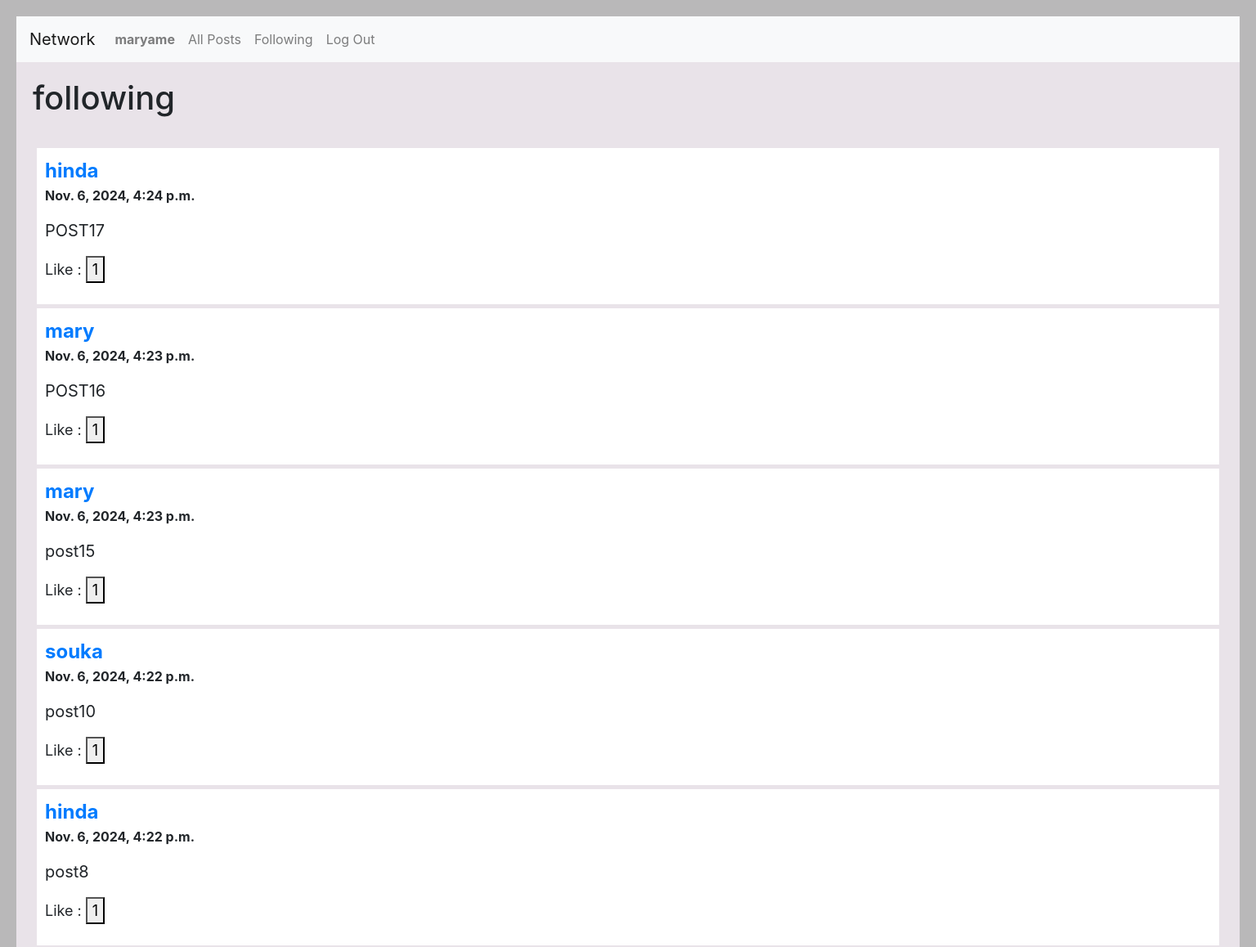
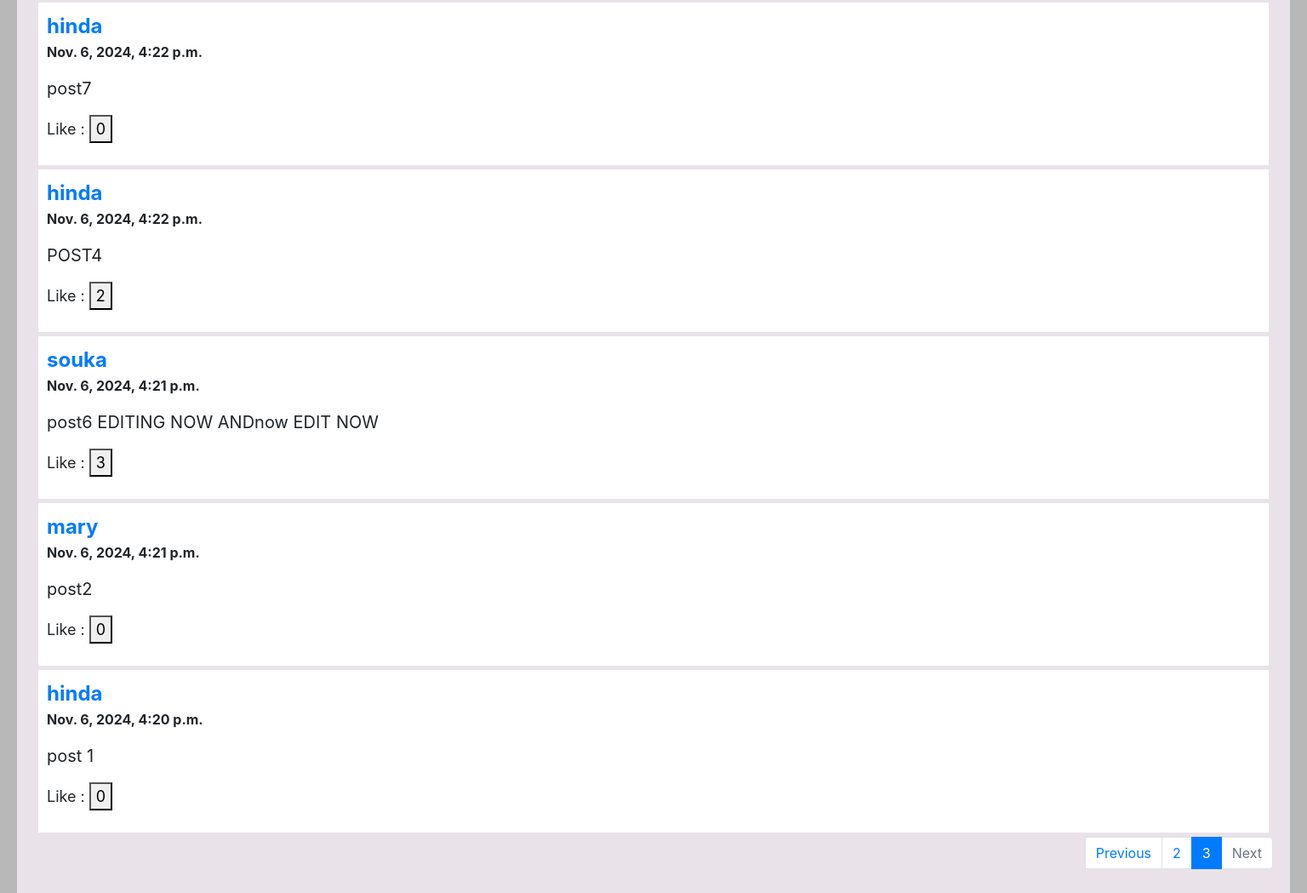
/following/?page=3 (signed in), run on the app's committed database (2 pictures, top to bottom).
### network/models.py (models this page shows, shortened)
class User(AbstractUser):
    pass

class Post(models.Model):
    user = models.ForeignKey("User", on_delete=models.CASCADE, related_name="emails")
    content = models.TextField(blank=True)
    timestamp = models.DateTimeField(auto_now_add=True)
    like = models.IntegerField(default=0)
    followers = models.ManyToManyField(User, through='follow' , through_fields=('post_fo', 'follower'),related_name='followed_post')
    liked_by =models.ManyToManyField(User,related_name ="liked_post",blank=True)

### network/views.py (the view)
# urls.py: path("following/", views.following ,name="following"),
@login_required
def following(request):
    user = request.user
    foll= follow.objects.filter(follower=user)
    following_users = [f.following for f in foll]
    post=Post.objects.filter(user__in=following_users)
    post = post.order_by("-timestamp").all()
    paginator = Paginator(post, 10)
    page_number = request.GET.get('page')
    page_obj = paginator.get_page(page_number)
    return render(request, "network/following.html",{
            "posts": post ,
             'page_obj': page_obj,
             'page_number':page_number,
             "following_users":following_users})

### network/templates/network/following.html (shortened to what this page needs)
{% extends "network/layout.html" %}
{% load static %}
{% block body %}
   <h1>following</h1>
    <div id ="post_user">
       <br>
        {% for post in page_obj %}
        <div id="post-{{post.id}}" class="post ">
          <b style="font-size: 1.5em; margin-right: 1400px;"><a href="{%url 'profil' post.user %}" >{{post.user}} </a></b>
          <b> <p>{{post.timestamp}}</p></b>
          <p id="p-{{post.id}}" style="font-size: 20px;">{{post.content}}</p>
          <p style="font-size: 18px;">Like :
            <button id="like-{{post.id}}" class="like" data-post-id="{{post.id}}">{{post.like}}</button></p>
      </div>
         {% endfor %}
        <nav aria-label="Page navigation example">
            <ul class="pagination justify-content-end">
                {% if page_obj.has_previous %}
                <li ><a class="page-link" href="?page={{ page_obj.previous_page_number }}" >Previous</a></li>
                <li class="page-item"><a class="page-link" href="?page={{page_obj.previous_page_number }}">{{page_obj.previous_page_number }}</a></li>
                {% else %}
                <li class="page-item disabled"><span class="page-link " aria-disabled="true">Previous</span></li>
                {% endif %}
              <li class="page-item active"><a class="page-link" href="?page={{page_obj}}">{{page_number}}</a></li>
              {% if page_obj.has_next %}
              <li class="page-item"><a class="page-link" href="?page=3">{{page_obj.next_page_number  }}</a></li>
                <li class="page-item"><a class="page-link" href="?page={{ page_obj.next_page_number }}">Next</a>
                {% else %}
                <li class="page-item disabled"><span class="page-link page-item disabled" aria-disabled="true">Next</span>
                {% endif %}
              </li>
            </ul>
          </nav>
    </div>
{% endblock %}

### network/templates/network/layout.html (shortened to what this page needs)
{% load static %}
<!DOCTYPE html>
<html lang="en">
    <head>
        <link rel="stylesheet" href="https://stackpath.bootstrapcdn.com/bootstrap/4.4.1/css/bootstrap.min.css">
        <link rel="stylesheet" href="{% static 'network/styles.css' %}" >
    </head>
    <body>
        <nav class="navbar navbar-expand-lg navbar-light bg-light">
            <a class="navbar-brand" href="#">Network</a>
            <div>
              <ul class="navbar-nav mr-auto">
                {% if user.is_authenticated %}
                    <li class="nav-item">
                        <a class="nav-link" href="{% url 'profil' user.username %}"><strong>{{ user.username }}</strong></a>
                    </li>
                {% endif %}
                <li class="nav-item">
                  <a class="nav-link" href="{% url 'index' %}">All Posts</a>
                </li>
                {% if user.is_authenticated %}
                    <li class="nav-item">
                        <a class="nav-link" href="{% url 'following'%}">Following</a>
                    </li>
                    <li class="nav-item">
                        <a class="nav-link" href="{% url 'logout' %}">Log Out</a>
                    </li>
                {% endif %}
              </ul>
            </div>
          </nav>
        <div class="body">
            {% block body %}
            {% endblock %}
        </div>
    </body>
</html>

### network/static/network/styles.css (style rules this page uses)
.post { background-color: white; margin: 5px; padding: 10PX; }
body { padding: 20px; background-color: rgb(185, 184, 185); }
.body { padding: 20px; background-color: rgb(233, 227, 233); }

### data on the page
User: username "maryame"
Post: user "hinda", timestamp "Nov. 6, 2024, 4:24 p.m.", content "POST17", like "1"
Post: user "mary", timestamp "Nov. 6, 2024, 4:23 p.m.", content "POST16", like "1"
Post: user "mary", timestamp "Nov. 6, 2024, 4:23 p.m.", content "post15", like "1"
Post: user "souka", timestamp "Nov. 6, 2024, 4:22 p.m.", content "post10", like "1"
Post: user "hinda", timestamp "Nov. 6, 2024, 4:22 p.m.", content "post8", like "1"
Post: user "hinda", timestamp "Nov. 6, 2024, 4:22 p.m.", content "post7", like "0"
Post: user "hinda", timestamp "Nov. 6, 2024, 4:22 p.m.", content "POST4", like "2"
Post: user "souka", timestamp "Nov. 6, 2024, 4:21 p.m.", content "post6 EDITING NOW ANDnow EDIT NOW", like "3"
Post: user "mary", timestamp "Nov. 6, 2024, 4:21 p.m.", content "post2", like "0"
Post: user "hinda", timestamp "Nov. 6, 2024, 4:20 p.m.", content "post 1", like "0"

### other printed values
{{ page_obj.previous_page_number }} "2"
{{ page_number }} "3"
